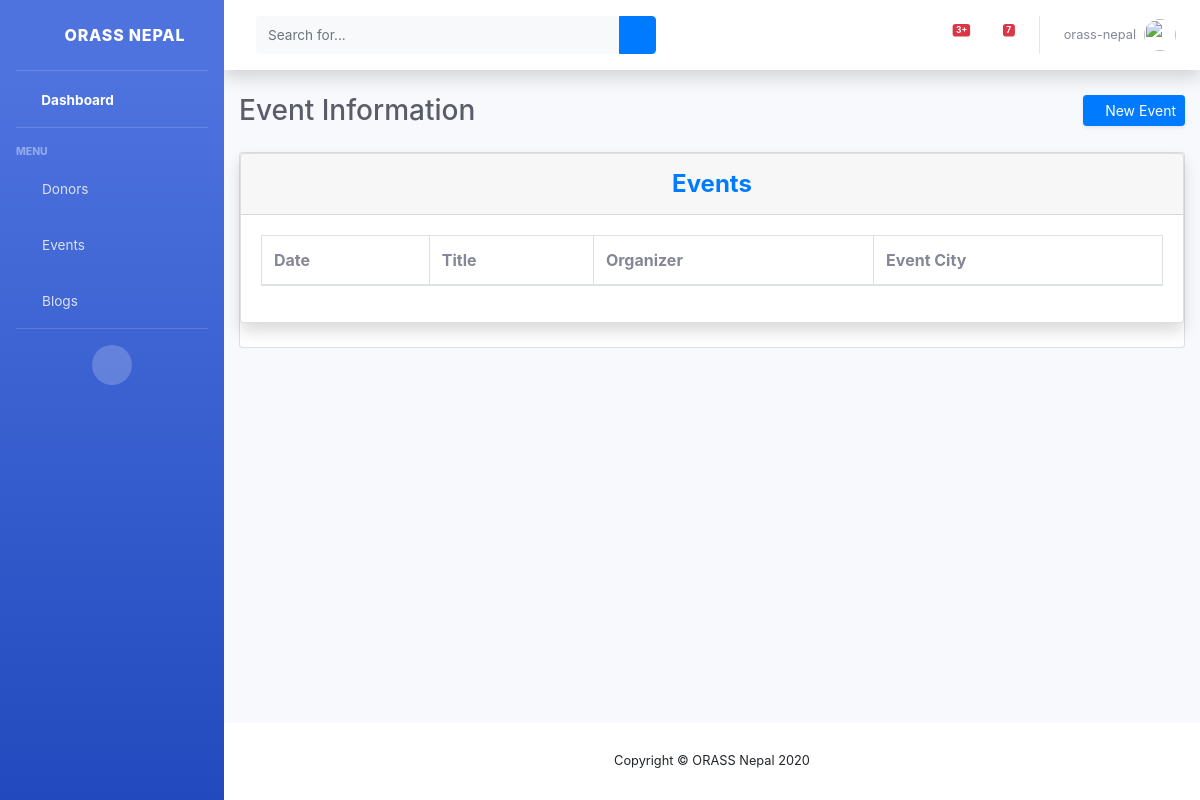
/view/events/ (signed in), run on an earlier commit of the app's database.
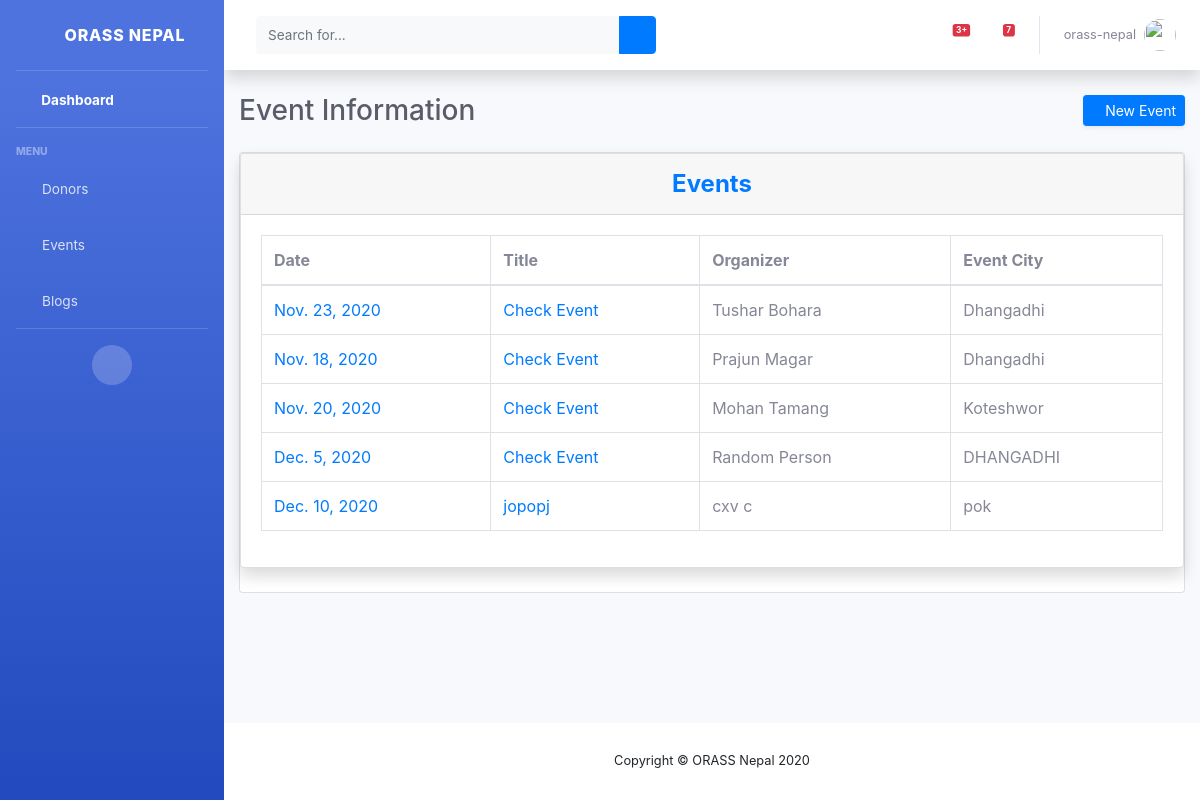
And on a later commit of the database.
### web/models.py (models this page shows, shortened)
class Event(models.Model):
    date = models.DateField()
    start = models.TimeField()
    end = models.TimeField()
    title = models.CharField(max_length=255)
    address_street = models.CharField(max_length=255)
    address_city = models.CharField(max_length=100)
    address_country = models.CharField(max_length=100)
    description = models.TextField()
    organizer = models.CharField(max_length=255)
    phone = models.CharField(max_length=50)
    email = models.CharField(max_length=255)
    picture = models.ImageField(null=True, blank=True, upload_to="events/")

### web/views.py (the view)
# urls.py: path('view/events/', login_required(EventList.as_view(), login_url='/staff'),
class EventList(ListView):
    model = Event
    template_name = 'staff/view_event.html'

### web/templates/staff/view_event.html (shortened to what this page needs)
{% extends "staff/base.html" %}
{% load static %}
{% block css %}
<link href="{% static 'vendor/datatables/dataTables.bootstrap4.min.css' %}" rel="stylesheet">
<link rel="stylesheet" href="https://netdna.bootstrapcdn.com/font-awesome/4.7.0/css/font-awesome.css">
{% endblock css %}
{% block content %}
<div class="d-sm-flex align-items-center justify-content-between mb-4">
    <h1 class="h3 mb-0 text-gray-800">Event Information</h1>
    <a href="{% url 'web:event-creation' %}" class="d-none d-sm-inline-block btn btn-sm btn-primary shadow-sm">
        <i class="fas fa-upload fa-sm text-white-50"></i>
        New Event
    </a>
</div>
<div class="card mb-12">
    <div class="card shadow mb-4">
        <div class="card-header py-3">
            <h4 class="m-0 font-weight-bold text-primary" style="text-align: center">Events</h4>
        </div>
        <div class="card-body">
            <div class="table-responsive">
                <table class="table table-bordered" id="dataTable" width="100%" cellspacing="0">
                    <thead>
                    <tr>
                        <th>Date</th>
                        <th>Title </th>
                        <th>Organizer</th>
                        <th>Event City</th>
                    </tr>
                    </thead>
                    <tbody>
                    {% for event in object_list %}
                        <tr>
                            <td><a href="{% url 'web:event-detail' event.id %}">{{ event.date }}</a></td>
                            <td><a href="{% url 'web:event-detail' event.id %}">{{ event.title }}</a></td>
                            <td>{{ event.organizer }}</td>
                            <td>{{ event.address_city }}</td>
                        </tr>
                    {% endfor %}
                    </tbody>
                </table>
            </div>
        </div>
    </div>
</div>
{% endblock content %}

### web/templates/staff/base.html (shortened to what this page needs)
{% load static %}
<!DOCTYPE html>
<html lang="en">
<head>
    <link href="{% static 'vendor/fontawesome-free/css/all.min.css' %}" rel="stylesheet" type="text/css">
    <link href="{% static 'css/sb-admin-2.min.css' %}" rel="stylesheet">
    <link rel="stylesheet" href="https://netdna.bootstrapcdn.com/font-awesome/4.7.0/css/font-awesome.css">
    <link rel="stylesheet" href="https://stackpath.bootstrapcdn.com/bootstrap/4.1.3/css/bootstrap.min.css">
    {% block css %}
    {% endblock css %}
</head>
<body id="page-top">
    <div id="wrapper">
        <ul class="navbar-nav bg-gradient-primary sidebar sidebar-dark accordion" id="accordionSidebar">
            <a class="sidebar-brand d-flex align-items-center justify-content-center" href="{% url 'web:dashboard' %}">
                <div class="sidebar-brand-icon rotate-n-15">
                    <i class="fas fa-laugh-wink"></i>
                </div>
                <div class="sidebar-brand-text mx-3">ORASS Nepal</div>
            </a>
            <hr class="sidebar-divider my-0">
            <li class="nav-item active">
                <a class="nav-link" href="{% url 'web:dashboard' %}">
                    <i class="fas fa-fw fa-tachometer-alt"></i>
                    <span>Dashboard</span></a>
            </li>
            <hr class="sidebar-divider">
            <div class="sidebar-heading">
                Menu
            </div>
            <li class="nav-item">
                <a class="nav-link" href="{% url 'web:view-donor' %}">
                    <i class="fas fa-fw fa-donate"></i>
                    <span>Donors</span></a>
            </li>
            <li class="nav-item">
                <a class="nav-link" href="{% url 'web:view-event' %}">
                    <i class="fas fa-fw fa-table"></i>
                    <span>Events</span></a>
            </li>
            <li class="nav-item">
                <a class="nav-link" href="{% url 'web:view-blog' %}">
                    <i class="fas fa-fw fa-blog"></i>
                    <span>Blogs</span></a>
            </li>
            <hr class="sidebar-divider d-none d-md-block">
            <div class="text-center d-none d-md-inline">
                <button class="rounded-circle border-0" id="sidebarToggle"></button>
            </div>
        </ul>
        <div id="content-wrapper" class="d-flex flex-column">
            <div id="content">
                <nav class="navbar navbar-expand navbar-light bg-white topbar mb-4 static-top shadow">
                    <form
                        class="d-none d-sm-inline-block form-inline mr-auto ml-md-3 my-2 my-md-0 mw-100 navbar-search">
                        <div class="input-group">
                            <input type="text" class="form-control bg-light border-0 small" placeholder="Search for..."
                                aria-label="Search" aria-describedby="basic-addon2">
                            <div class="input-group-append">
                                <button class="btn btn-primary" type="button">
                                    <i class="fas fa-search fa-sm"></i>
                                </button>
                            </div>
                        </div>
                    </form>
                    <ul class="navbar-nav ml-auto">
                        <li class="nav-item dropdown no-arrow mx-1">
                            <a class="nav-link dropdown-toggle" href="#" id="alertsDropdown" role="button"
                                data-toggle="dropdown" aria-haspopup="true" aria-expanded="false">
                                <span class="badge badge-danger badge-counter">3+</span>
                            </a>
                        </li>
                        <li class="nav-item dropdown no-arrow mx-1">
                            <a class="nav-link dropdown-toggle" href="#" id="messagesDropdown" role="button"
                                data-toggle="dropdown" aria-haspopup="true" aria-expanded="false">
                                <i class="fas fa-envelope fa-fw"></i>
                                <span class="badge badge-danger badge-counter">7</span>
                            </a>
                        </li>
                        <li class="nav-item dropdown no-arrow">
                            <a class="nav-link dropdown-toggle" href="#" id="userDropdown" role="button"
                                data-toggle="dropdown" aria-haspopup="true" aria-expanded="false">
                                <span class="mr-2 d-none d-lg-inline text-gray-600 small">{{ user.username }}</span>
                                <img class="img-profile rounded-circle"
                                    src="{% static 'images/undraw_profile.svg' %}">
                            </a>
                        </li>
                    </ul>
                </nav>
                <div class="container-fluid">
                    {% block content %}
                    {% endblock content %}
                </div>
            </div>
            <footer class="sticky-footer bg-white">
                <div class="container my-auto">
                    <div class="copyright text-center my-auto">
                        <span>Copyright &copy; ORASS Nepal 2020</span>
                    </div>
                </div>
            </footer>
        </div>
    </div>
</body>
</html>

What changed in the data, as far as the page shows it:
added Event: date "Nov. 23, 2020", title "Check Event", organizer "Tushar Bohara", address_city "Dhangadhi"
added Event: date "Nov. 18, 2020", title "Check Event", organizer "Prajun Magar", address_city "Dhangadhi"
added Event: date "Nov. 20, 2020", title "Check Event", organizer "Mohan Tamang", address_city "Koteshwor"
added Event: date "Dec. 5, 2020", title "Check Event", organizer "Random Person", address_city "DHANGADHI"
added Event: date "Dec. 10, 2020", title "jopopj", organizer "cxv c", address_city "pok"
